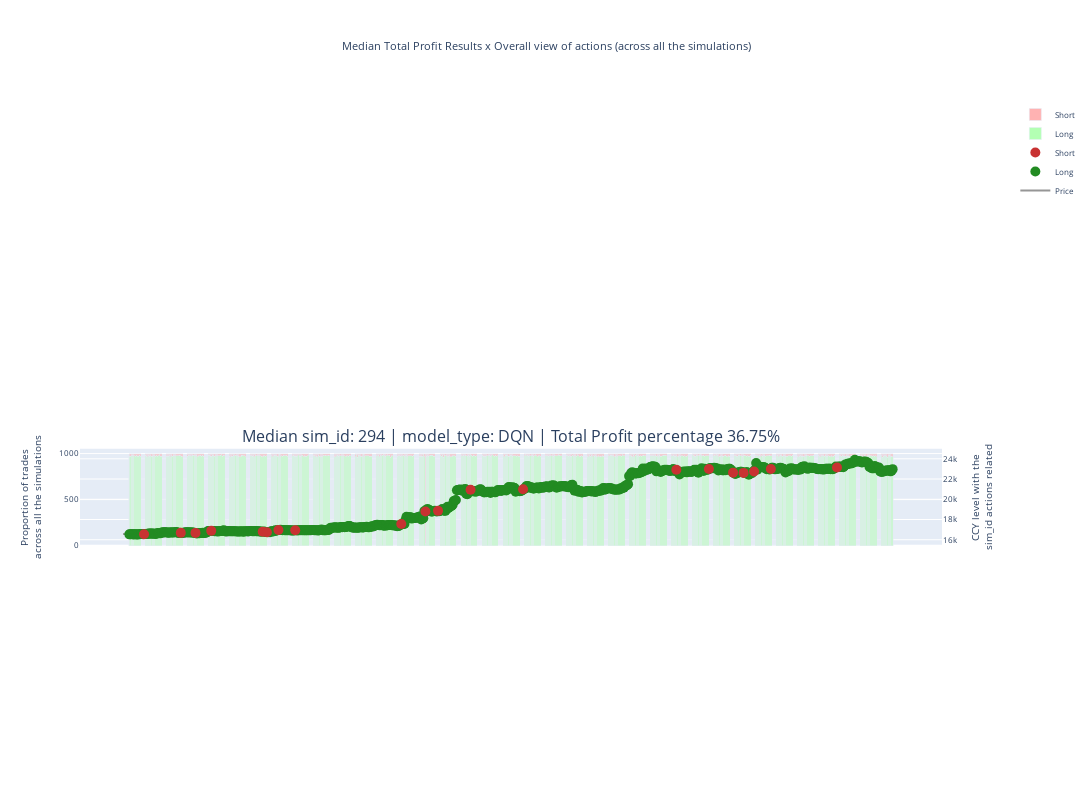

Notebook code for this chart:
### Code cell
plot_trader_robot_actions_all_sim_id_all_models(config_file_name_without_extension, "", "", median_sim_id_DQN, "")

### Figure 1 — Plotly figure (JSON) as saved in the notebook; plotly's stock layout.template omitted (floating-point values rounded to 4 significant figures; data arrays with more than 128 entries replaced by an {"elided": "..."} marker saying what was removed)
{"data": [{"legendgroup": "3", "marker": {"color": "#969696"}, "mode": "lines", "name": "Price", "type": "scatter", "x": {"elided": "734 str values"}, "xaxis": "x3", "y": {"elided": "734 float values"}, "yaxis": "y6"}, {"legendgroup": "3", "marker": {"color": "#228b22", "size": 10, "symbol": "circle"}, "mode": "markers", "name": "Long", "type": "scatter", "x": {"elided": "708 str values"}, "xaxis": "x3", "y": {"elided": "708 float values"}, "yaxis": "y6"}, {"legendgroup": "3", "marker": {"color": "#c83232", "size": 10, "symbol": "circle"}, "mode": "markers", "name": "Short", "type": "scatter", "x": ["2023-01-01 15:00:00.000000", "2023-01-03 02:00:00.000000", "2023-01-03 16:00:00.000000", "2023-01-04 07:00:00.000000", "2023-01-06 08:00:00.000000", "2023-01-06 12:00:00.000000", "2023-01-06 23:00:00.000000", "2023-01-07 15:00:00.000000", "2023-01-11 20:00:00.000000", "2023-01-12 19:00:00.000000", "2023-01-13 07:00:00.000000", "2023-01-14 14:00:00.000000", "2023-01-16 16:00:00.000000", "2023-01-22 18:00:00.000000", "2023-01-24 01:00:00.000000", "2023-01-25 00:00:00.000000", "2023-01-25 10:00:00.000000", "2023-01-25 20:00:00.000000", "2023-01-26 12:00:00.000000", "2023-01-29 03:00:00.000000"], "xaxis": "x3", "y": [16540.0, 16680.0, 16680.0, 16880.0, 16790.0, 16740.0, 16960.0, 16940.0, 17550.0, 18800.0, 18850.0, 20940.0, 20990.0, 22920.0, 22990.0, 22630.0, 22610.0, 22750.0, 22990.0, 23140.0], "yaxis": "y6"}, {"legendgroup": "3", "marker": {"color": " #b3ffb3"}, "name": "Long", "type": "bar", "x": {"elided": "728 str values"}, "xaxis": "x3", "y": {"elided": "728 int values"}, "yaxis": "y5"}, {"legendgroup": "3", "marker": {"color": "#ffb2b2"}, "name": "Short", "type": "bar", "x": {"elided": "728 str values"}, "xaxis": "x3", "y": {"elided": "728 int values"}, "yaxis": "y5"}], "layout": {"annotations": [{"font": {"size": 16}, "showarrow": false, "text": "Median sim_id: 294 | model_type: DQN | Total Profit percentage 36.75%", "x": 0.47, "xanchor": "center", "xref": "paper", "y": 0.4375, "yanchor": "bottom", "yref": "paper"}], "barmode": "stack", "font": {"size": 8}, "height": 800, "legend": {"tracegroupgap": 82}, "title": {"text": "Median Total Profit Results x Overall view of actions (across all the simulations)", "x": 0.5}, "width": 1200, "xaxis": {"anchor": "y", "categoryorder": "category ascending", "domain": [0, 0.94], "matches": "x4", "showticklabels": false}, "xaxis2": {"anchor": "y3", "domain": [0, 0.94], "matches": "x4", "showticklabels": false}, "xaxis3": {"anchor": "y5", "domain": [0, 0.94], "matches": "x4", "showticklabels": false}, "xaxis4": {"anchor": "y7", "domain": [0, 0.94]}, "yaxis": {"anchor": "x", "domain": [0.8438, 1], "matches": "y7", "title": {"text": "Proportion of trades<br>across all the simulations"}}, "yaxis2": {"anchor": "x", "overlaying": "y", "side": "right", "title": {"text": "CCY level with the<br>sim_id actions related"}}, "yaxis3": {"anchor": "x2", "domain": [0.5625, 0.7188], "matches": "y7", "title": {"text": "Proportion of trades<br>across all the simulations"}}, "yaxis4": {"anchor": "x2", "overlaying": "y3", "side": "right", "title": {"text": "CCY level with the<br>sim_id actions related"}}, "yaxis5": {"anchor": "x3", "domain": [0.2812, 0.4375], "matches": "y7", "title": {"text": "Proportion of trades<br>across all the simulations"}}, "yaxis6": {"anchor": "x3", "overlaying": "y5", "side": "right", "title": {"text": "CCY level with the<br>sim_id actions related"}}, "yaxis7": {"anchor": "x4", "domain": [0, 0.1562], "title": {"text": "Proportion of trades<br>across all the simulations"}}, "yaxis8": {"anchor": "x4", "overlaying": "y7", "side": "right", "title": {"text": "CCY level with the<br>sim_id actions related"}}}}
